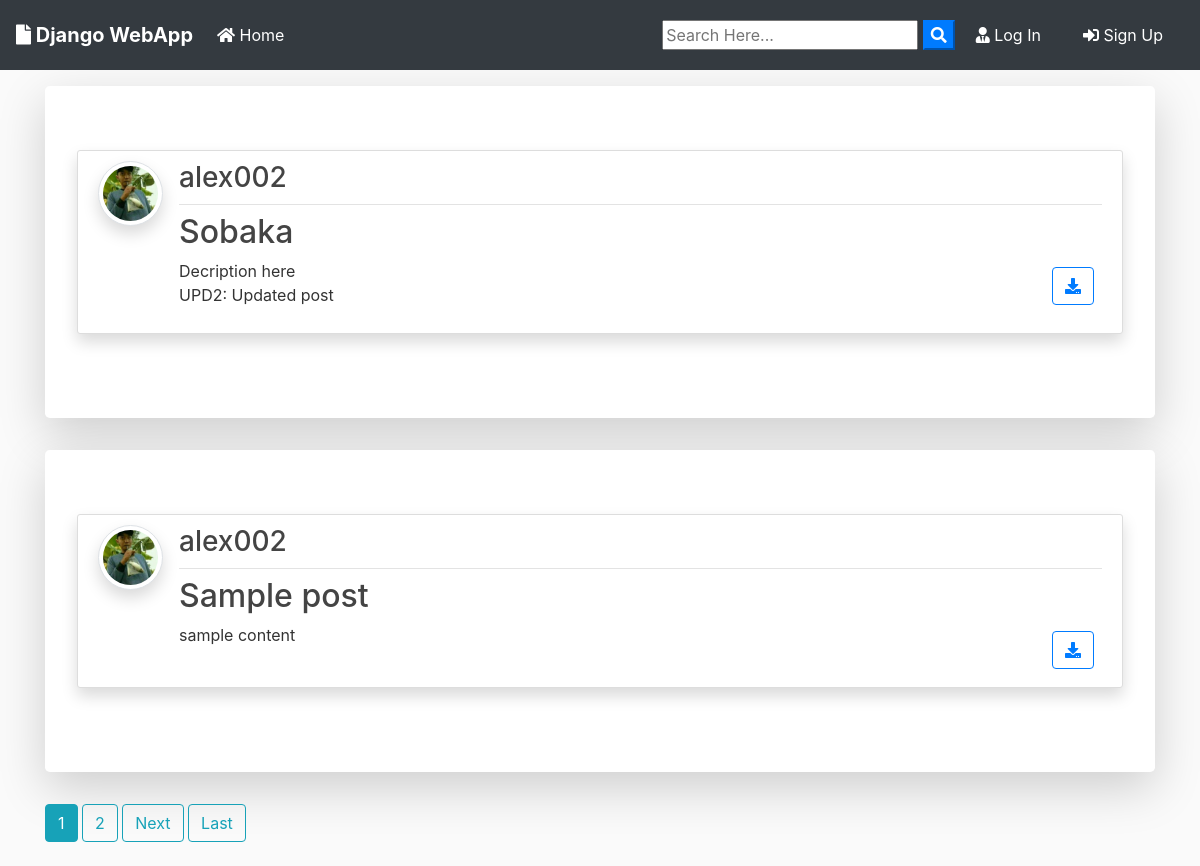
The page / on the database its author committed.
### blog/models.py (models this page shows, shortened)
class Post(models.Model):
	title = models.CharField(max_length=100)
	file = models.FileField(null=True,blank=True,upload_to='Files')
	content = models.TextField()
	date_posted = models.DateTimeField(default=timezone.now)
	author = models.ForeignKey(User, on_delete=models.CASCADE)

### users/models.py (models this page shows, shortened)
class Profile(models.Model):
    user = models.OneToOneField(User, on_delete=models.CASCADE)
    image = models.ImageField(default='default.jpg', upload_to='profile_pics')

### blog/views.py (the view)
# urls.py: path('', PostListView.as_view(), name='blog-home'),
class PostListView(ListView):
    model = Post
    template_name = 'blog/home.html'  # <app>/<model>_<viewtype>.html
    context_object_name = 'posts'
    ordering = ['-date_posted']
    paginate_by = 2

### blog/templates/blog/home.html (shortened to what this page needs)
{% extends "blog/base.html" %}
{% block content %}
    {% for post in posts %}
      <div class="jumbotron mt-3 bg-white shadow-lg">
      <article class="media content-section shadow">
        <a href="{{ post.author.profile.image.url }} " target="_blank"> <img src="{{ post.author.profile.image.url }}  " alt="" class="article-img rounded-circle img-thumbnail img-fluid shadow">
        </a>
        <div class="media-body">
          <div class="article-metadata d-flex justify-content-between">
            <a class="mr-2 " href="{% url 'user-posts' post.author.username  %}"><h3>{{ post.author }}</h3></a>
          </div>
          <h2><a class="article-title text-justify " href="{% url 'post-detail' post.id %}">{{ post.title }}</a></h2>
          <div class="d-flex justify-content-between">
            <p class="article-content text-justify text-truncate overflow-hidden">{{ post.content }}</p>
            {% if post.file %}
          <div class="form-group mt-0 pt-0  m-2">
            <a class="btn btn-outline-primary  btn-d "  href="{{ post.file.url }}"  download type="submit"><i class="fas fa-download"></i></a>
          </div>
          {% endif %}
          </div>
        </div>
      </article>
      </div>
    {% endfor %}
    {% if is_paginated %}
      {% for num in page_obj.paginator.page_range %}
        {% if page_obj.number == num %}
          <a class="btn btn-info mb-4" href="?page={{ num }}">{{ num }}</a>
        {% elif num > page_obj.number|add:'-3' and num < page_obj.number|add:'3' %}
          <a class="btn btn-outline-info mb-4" href="?page={{ num }}">{{ num }}</a>
        {% endif %}
      {% endfor %}
      {% if page_obj.has_next %}
        <a class="btn btn-outline-info mb-4" href="?page={{ page_obj.next_page_number }}">Next</a>
        <a class="btn btn-outline-info mb-4" href="?page={{ page_obj.paginator.num_pages }}">Last</a>
      {% endif %}
    {% endif %}
{% endblock content %}

### blog/static/blog/main.css (style rules this page uses)
body { background: #fafafa; color: #333333; margin-top: 0; }
h1, h2, h3, h4, h5, h6 { color: #444444; }
.content-section { background: #ffffff; padding: 10px 20px; border: 1px solid #dddddd; border-radius: 3px; margin-bottom: 20px; }
.article-title { color: #444444; }
.article-content { white-space: pre-line; }
.article-img { height: 65px; width: 65px; margin-right: 16px; }
.article-metadata { padding-bottom: 1px; margin-bottom: 4px; border-bottom: 1px solid #e3e3e3 }

### rows shown on the page
Post: author.profile.image (picture), author "alex002", title "Sobaka", content "Decription here UPD2: Updated post"
Post: author.profile.image (picture), author "alex002", title "Sample post", content "sample content"

### other values the page prints
{{ num }} "1"
{{ num }} "2"
